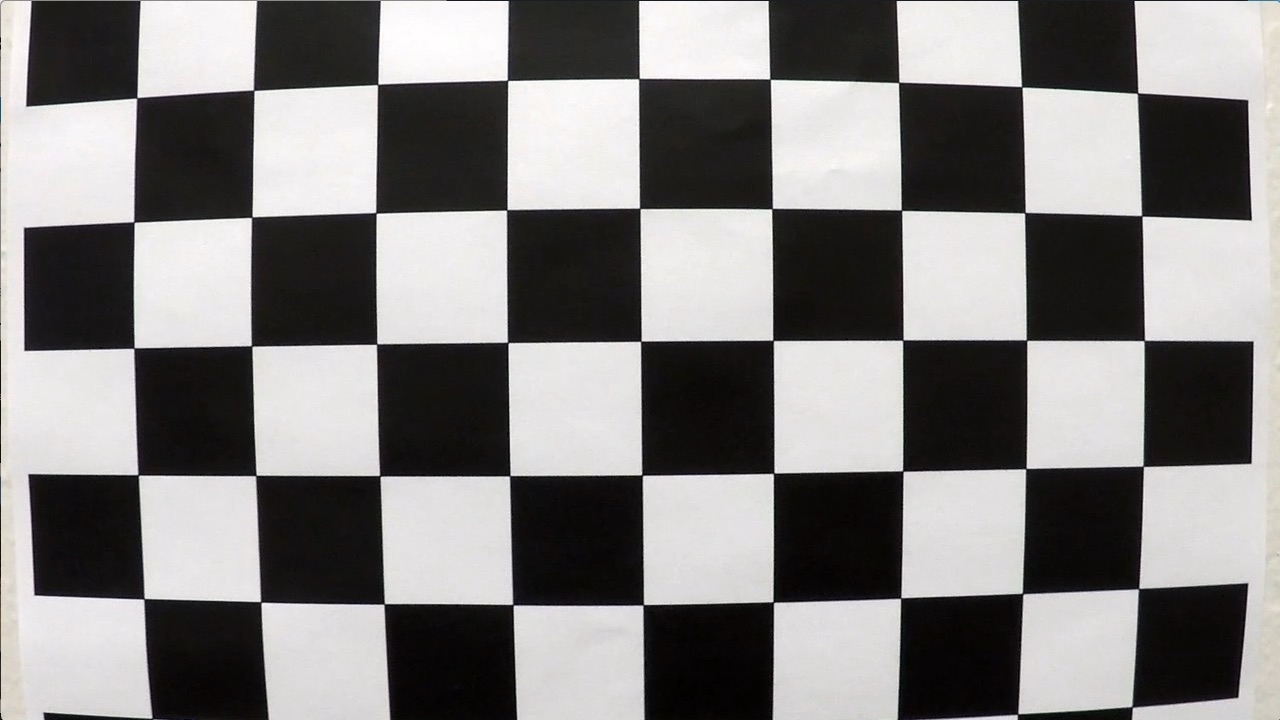
#> input picture p4-advanced-lane-lines/camera_cal/calibration1.jpg, 1280 x 720 px; its folder holds 5 pictures in this run
$ python corner_calibration.py   (Python 2 division)
#> lines starting #> are read from the running program, lines starting #| are printed output that depends on the picture
#coding:utf-8
import cv2
import numpy as np
import glob
import matplotlib.pyplot as plt
import pickle

#摄像头校正
def camera_calibration():
	#横向角点数量
	nx = 9
	#纵向角点数量
	ny = 6
	#获取角点坐标
	objp = np.zeros((nx*ny,3),np.float32)
	#赋值x,y,默认z=0
	objp[:,:2] = np.mgrid[0:nx,0:ny].transpose(2,1,0).reshape(-1,2)

	objpoints = []
	imgpoints = []

	images = glob.glob("./camera_cal/calibration*.jpg")
	count = 0
	plt.figure(figsize=(12,8))
	for fname in images:
		img = cv2.imread(fname)
#> img is the input picture: shape (720, 1280, 3); mean B, G, R 127.8, 128.4, 130.1
		gray = cv2.cvtColor(img,cv2.COLOR_BGR2GRAY)
		#标记棋盘角点
		ret,corners = cv2.findChessboardCorners(gray,(nx,ny),None)
#> ret = False; corners = None

		if ret == True:
			objpoints.append(objp)
			imgpoints.append(corners)
			#角点图
			img_cor = cv2.drawChessboardCorners(img,(nx,ny),corners,ret)
			#画图
			plt.subplot(4,5,count+1)
			plt.axis('off')
			plt.title(fname.split('/')[-1])
			plt.imshow(img_cor)
			count += 1
			write_name = './corners_found/corners_'+fname.split('/')[-1];
			cv2.imwrite(write_name,img)
#> pass 2 of the loop in camera_calibration, `for fname in images:`:
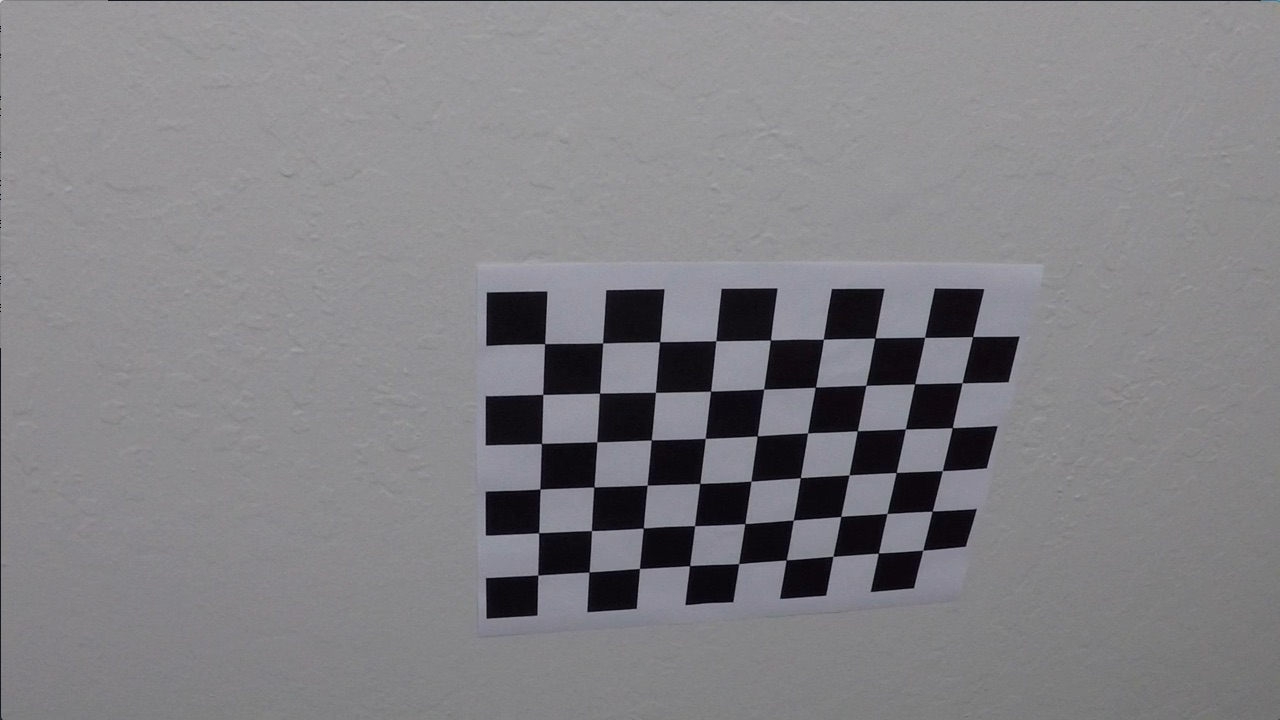
#> input picture p4-advanced-lane-lines/camera_cal/calibration10.jpg, 1280 x 720 px
#> in camera_calibration, img is the input picture: shape (720, 1280, 3); mean B, G, R 133.1, 129.4, 130.2
#> ret = True; corners = 54 rows, first 8: [545.3, 343.1], [602.7, 342.8], [660.1, 341.3], [715.8, 340.7], [770.6, 340], [823.5, 339.2], [874.3, 338.5], [925.1, 337.4]
#> in camera_calibration, `img_cor = cv2.drawChessboardCorners(img,(nx,ny),corners,ret)`:
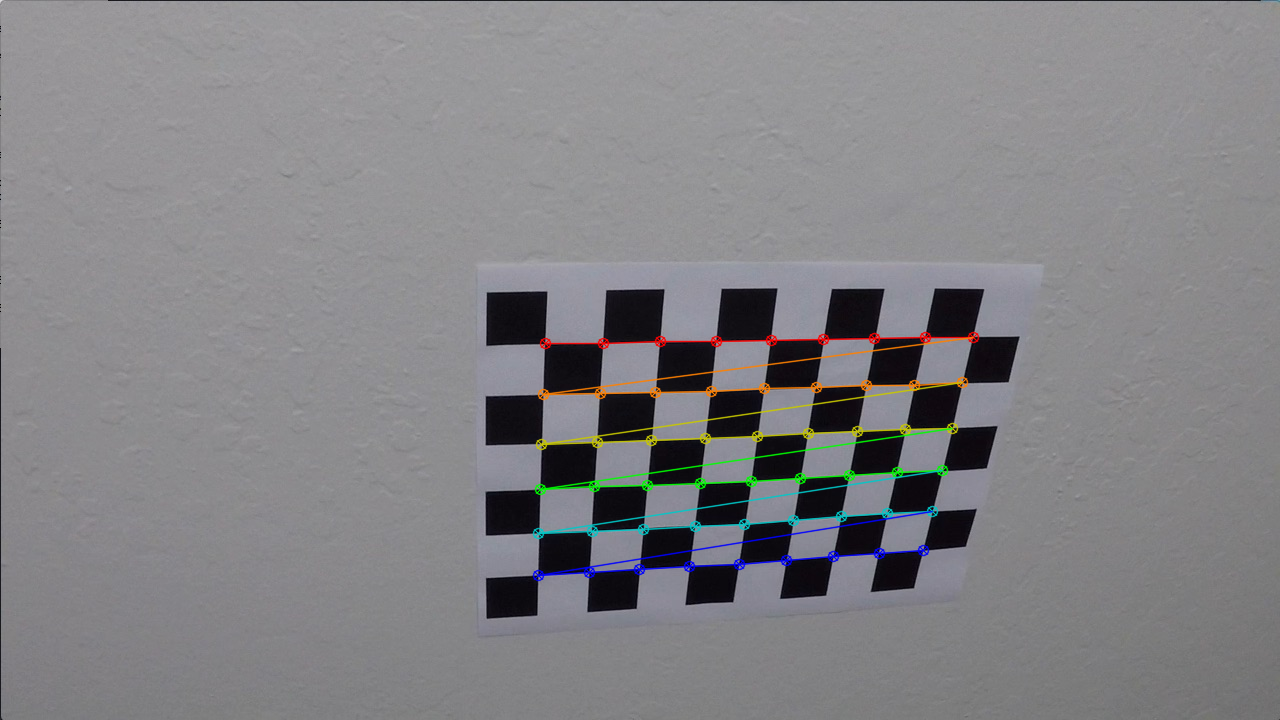
#> img_cor: shape (720, 1280, 3); mean B, G, R 133, 130, 130.6
	plt.show()
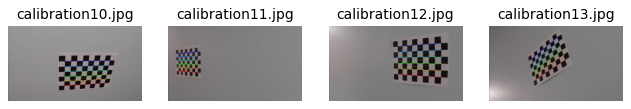
#> figure drawn by matplotlib, 4 panels; B, G, R data is drawn as R, G, B
	return objpoints,imgpoints

#保存校正系数等
def save_parameters(objpoints,imgpoints):
	img = cv2.imread('./camera_cal/calibration1.jpg')
	img_size = (img.shape[1],img.shape[0])
#> img_size = (1280, 720)
	ret,mtx,dist,rvecs,tvecs = cv2.calibrateCamera(objpoints,imgpoints,img_size,None,None)
	dist_pickle = {}
	dist_pickle['mtx'] = mtx
	dist_pickle['dist'] = dist
	pickle.dump(dist_pickle,open('./output_images/camera_mtx_dist.p','wb'))
	print 'parameters saved'


def main():
	objpoints,imgpoints = camera_calibration()
	save_parameters(objpoints,imgpoints)

if __name__=='__main__':
	main()
